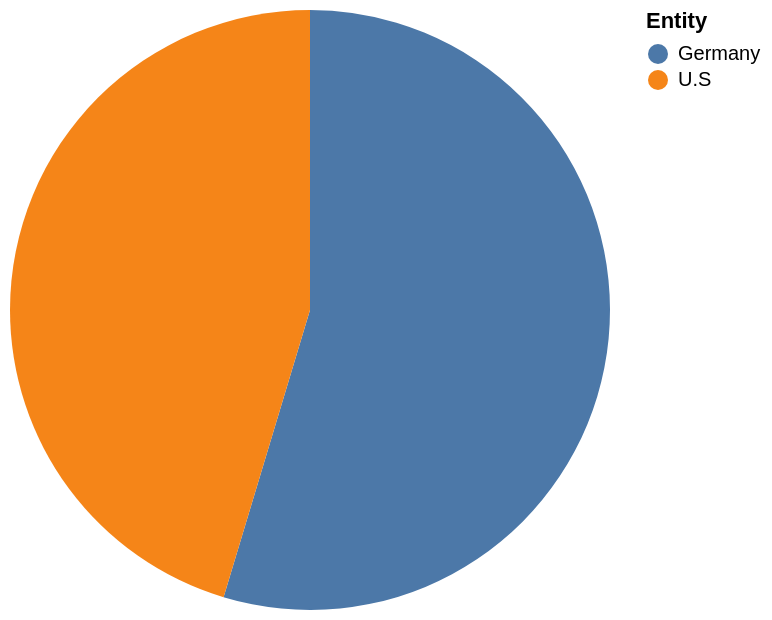

This figure's Vega-Lite source:
### Vega-Lite specification from a JSON file in a GitHub repository (floating-point values rounded to 4 significant figures)
{"$schema": "https://vega.github.io/schema/vega-lite/v5.json", "description": "Pie chart auto-generated from CSV", "data": {"values": [{"Entity": "Germany", "Unlikely": "47", "Likely": "49"}, {"Entity": "U.S", "Unlikely": "39", "Likely": "59"}]}, "mark": "arc", "encoding": {"theta": {"field": "Unlikely", "type": "quantitative"}, "color": {"field": "Entity", "type": "nominal"}}}
